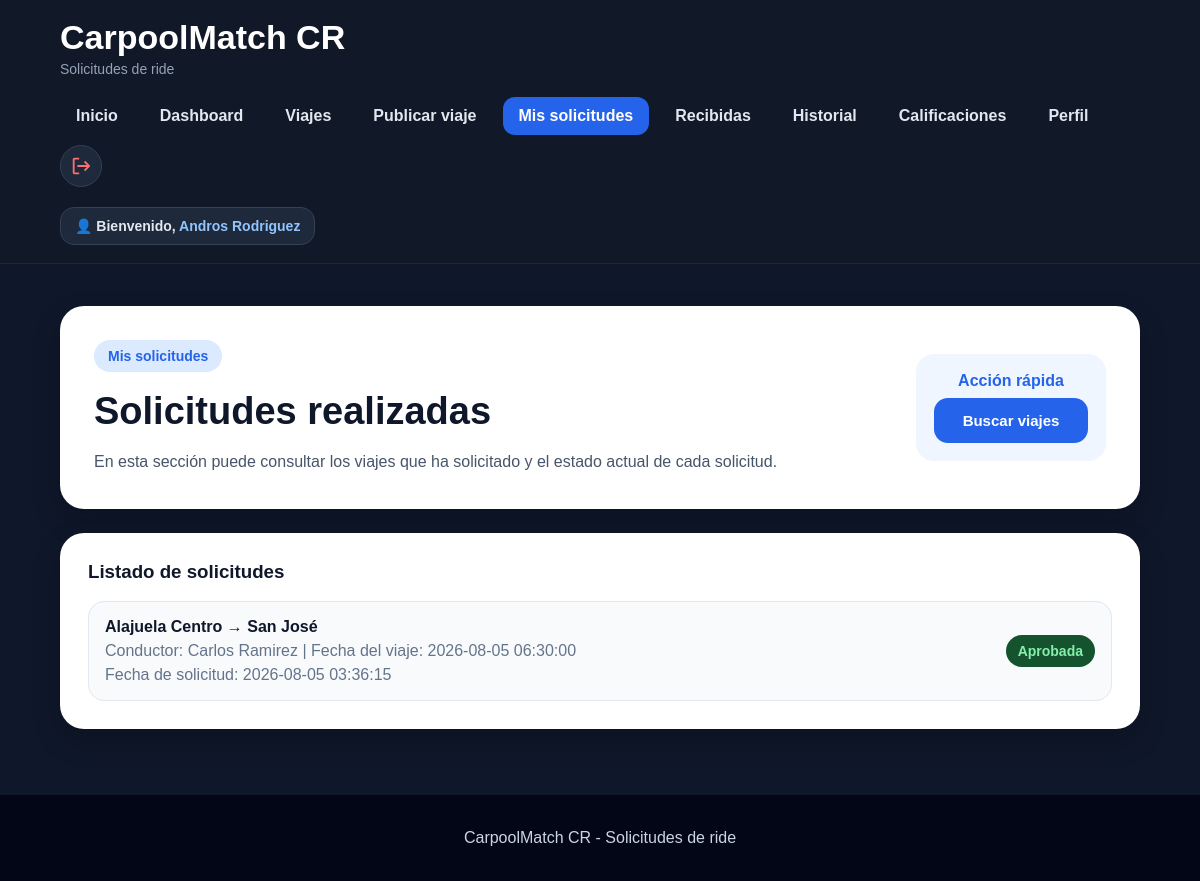
The app's page /solicitudes.php (signed in) with its own data.
### tables this page shows
CREATE TABLE solicitudes (
    id_solicitud INT AUTO_INCREMENT PRIMARY KEY,
    id_viaje INT NOT NULL,
    id_pasajero INT NOT NULL,
    estado_solicitud ENUM('Pendiente', 'Aprobada', 'Rechazada') DEFAULT 'Pendiente',
    fecha_solicitud TIMESTAMP DEFAULT CURRENT_TIMESTAMP,
    FOREIGN KEY (id_viaje) REFERENCES viajes(id_viaje),
    FOREIGN KEY (id_pasajero) REFERENCES usuarios(id_usuario)
);

CREATE TABLE viajes (
    id_viaje INT AUTO_INCREMENT PRIMARY KEY,
    id_conductor INT NOT NULL,
    punto_salida VARCHAR(150) NOT NULL,
    destino VARCHAR(150) NOT NULL,
    fecha_hora DATETIME NOT NULL,
    asientos_disponibles INT NOT NULL,
    observaciones TEXT,
    estado ENUM('Activo', 'Completo', 'Cancelado') DEFAULT 'Activo',
    fecha_publicacion TIMESTAMP DEFAULT CURRENT_TIMESTAMP,
    FOREIGN KEY (id_conductor) REFERENCES usuarios(id_usuario)
);

CREATE TABLE usuarios (
    id_usuario INT AUTO_INCREMENT PRIMARY KEY,
    nombre VARCHAR(100) NOT NULL,
    correo VARCHAR(120) NOT NULL UNIQUE,
    telefono VARCHAR(8) NOT NULL,
    tipo_usuario ENUM('Conductor', 'Pasajero', 'Ambos') NOT NULL,
    contrasena VARCHAR(255) NOT NULL,
    fecha_registro TIMESTAMP DEFAULT CURRENT_TIMESTAMP,
    reputacion DECIMAL(3,2) DEFAULT 5.00,
    estado ENUM('Activo', 'Inactivo') DEFAULT 'Activo'
);

### solicitudes.php (the view, shortened to what this page needs)
<?php
include "php/conexion.php";
$idUsuario = $_SESSION["id_usuario"];
$nombreUsuario = $_SESSION["nombre"];
$consulta = "SELECT solicitudes.id_solicitud,
                    solicitudes.estado_solicitud,
                    solicitudes.fecha_solicitud,
                    viajes.punto_salida,
                    viajes.destino,
                    viajes.fecha_hora,
                    usuarios.nombre AS nombre_conductor
             FROM solicitudes
             INNER JOIN viajes ON solicitudes.id_viaje = viajes.id_viaje
             INNER JOIN usuarios ON viajes.id_conductor = usuarios.id_usuario
             WHERE solicitudes.id_pasajero = ?
             ORDER BY solicitudes.fecha_solicitud DESC";
$stmt = mysqli_prepare($conexion, $consulta);
mysqli_stmt_bind_param($stmt, "i", $idUsuario);
mysqli_stmt_execute($stmt);
$resultado = mysqli_stmt_get_result($stmt);
?>
<!DOCTYPE html>
<html lang="es">
<head>
    <link rel="stylesheet" href="css/style.css">
</head>
<body>
    <header class="header">
        <div class="brand">
            <h1>CarpoolMatch CR</h1>
            <p>Solicitudes de ride</p>
        </div>
        <nav class="nav">
            <a href="index.html">Inicio</a>
            <a href="dashboard.php">Dashboard</a>
            <a href="viajes.php">Viajes</a>
            <a href="publicar-viaje.php">Publicar viaje</a>
            <a href="solicitudes.php" class="nav-btn">Mis solicitudes</a>
            <a href="solicitudes-recibidas.php">Recibidas</a>
            <a href="historial.php">Historial</a>
            <a href="calificaciones.php">Calificaciones</a>
            <a href="perfil.php">Perfil</a>
            <a href="php/logout.php" class="logout-icon" title="Cerrar sesión">
                <svg viewBox="0 0 24 24">
                    <path d="M10 3H5c-1.1 0-2 .9-2 2v14c0 1.1.9 2 2 2h5v-2H5V5h5V3z"></path>
                    <path d="M16.6 17.6 15.2 16.2 18.4 13H8v-2h10.4l-3.2-3.2 1.4-1.4L22.2 12z"></path>
                </svg>
            </a>
        </nav>
        <div class="usuario-header">
            👤 Bienvenido, <span><?php echo $nombreUsuario; ?></span>
        </div>
    </header>
    <main class="dashboard container">
        <section class="dashboard-welcome card">
            <div>
                <span class="tag">Mis solicitudes</span>
                <h2>Solicitudes realizadas</h2>
                <p>
                    En esta sección puede consultar los viajes que ha solicitado y el estado actual de cada solicitud.
                </p>
            </div>
            <div class="dashboard-user">
                <strong>Acción rápida</strong>
                <a href="viajes.php" class="btn btn-primary full">Buscar viajes</a>
            </div>
        </section>
        <section class="card dashboard-section">
            <h3>Listado de solicitudes</h3>
            <div class="dashboard-list">
                <?php if (mysqli_num_rows($resultado) > 0) { ?>
                    <?php while ($solicitud = mysqli_fetch_assoc($resultado)) { ?>
                        <div class="dashboard-item">
                            <div>
                                <strong>
                                    <?php echo $solicitud["punto_salida"]; ?> → <?php echo $solicitud["destino"]; ?>
                                </strong>
                                <p>
                                    Conductor: <?php echo $solicitud["nombre_conductor"]; ?> |
                                    Fecha del viaje: <?php echo $solicitud["fecha_hora"]; ?>
                                </p>
                                <p>
                                    Fecha de solicitud: <?php echo $solicitud["fecha_solicitud"]; ?>
                                </p>
                            </div>
                            <span class="status">
                                <?php echo $solicitud["estado_solicitud"]; ?>
                            </span>
                        </div>
                    <?php } ?>
                <?php } else { ?>
                    <p>No ha realizado solicitudes todavía.</p>
                <?php } ?>
            </div>
        </section>
    </main>
    <footer class="footer">
        <p>CarpoolMatch CR - Solicitudes de ride</p>
    </footer>
</body>
</html>

### css/style.css (style rules this page uses)
* { box-sizing: border-box; }
body { margin: 0; font-family: Arial, Helvetica, sans-serif; background: #0f172a; color: #f8fafc; }
a { text-decoration: none; }
.container { width: 90%; max-width: 1180px; margin: 0 auto; }
.header { background: #111827; border-bottom: 1px solid #1f2937; padding: 18px 5%; display: flex; justify-content: space-between; align-items: center; gap: 20px; flex-wrap: wrap; position: sticky; top: 0; z-index: 10; }
.brand h1 { margin: 0; font-size: 34px; color: white; }
.brand p { margin: 4px 0 0; color: #94a3b8; font-size: 14px; }
.nav { display: flex; gap: 10px; flex-wrap: wrap; align-items: center; }
.nav a { color: #e2e8f0; padding: 10px 16px; border-radius: 12px; font-weight: bold; transition: 0.2s; }
.nav-btn { background: #2563eb; color: white !important; }
.btn { padding: 14px 22px; border-radius: 14px; font-weight: bold; display: inline-block; border: none; cursor: pointer; font-size: 15px; text-align: center; }
.btn-primary { background: #2563eb; color: white; }
.full { width: 100%; }
.card { background: white; color: #0f172a; border-radius: 24px; box-shadow: 0 12px 28px rgba(0, 0, 0, 0.22); }
.tag { display: inline-block; background: #dbeafe; color: #2563eb; padding: 8px 14px; border-radius: 999px; font-size: 14px; font-weight: bold; }
.status { background: #14532d; color: #86efac; padding: 8px 12px; border-radius: 999px; font-weight: bold; font-size: 14px; }
.footer { background: #020617; color: #cbd5e1; text-align: center; padding: 18px; }
.dashboard { padding: 42px 0; }
.dashboard-welcome { padding: 34px; display: flex; justify-content: space-between; align-items: center; gap: 24px; margin-bottom: 24px; }
.dashboard-welcome h2 { color: #0f172a; font-size: 38px; margin: 18px 0 12px; }
.dashboard-welcome p { color: #475569; line-height: 1.6; margin-bottom: 0; }
.dashboard-user { background: #eff6ff; color: #2563eb; padding: 18px; border-radius: 18px; min-width: 190px; text-align: center; }
.dashboard-user strong { display: block; margin-bottom: 8px; }
.dashboard-section { padding: 28px; margin-bottom: 24px; }
.dashboard-section h3 { color: #0f172a; margin-top: 0; margin-bottom: 18px; }
.dashboard-list { display: grid; gap: 14px; }
.dashboard-item { background: #f8fafc; border: 1px solid #e2e8f0; padding: 16px; border-radius: 16px; display: flex; justify-content: space-between; align-items: center; gap: 15px; }
.dashboard-item strong { color: #0f172a; }
.dashboard-item p { color: #64748b; margin: 6px 0 0; }
.usuario-header { background: #1e293b; color: #e2e8f0; padding: 10px 14px; border-radius: 14px; font-size: 14px; font-weight: bold; border: 1px solid #334155; }
.usuario-header span { color: #93c5fd; }
.logout-icon { width: 42px; height: 42px; display: grid !important; place-items: center; border-radius: 50% !important; background: #1e293b; border: 1px solid #334155; padding: 0 !important; }
.logout-icon svg { width: 22px; height: 22px; fill: #f87171; }

### records on screen
solicitudes: id_viaje.punto_salida "Alajuela Centro", id_viaje.destino "San José", usuarios.nombre "Carlos Ramirez", id_viaje.fecha_hora "2026-08-05 06:30:00", fecha_solicitud "2026-08-05 03:36:15", estado_solicitud "Aprobada"

### other values on screen
$nombreUsuario "Andros Rodriguez"
